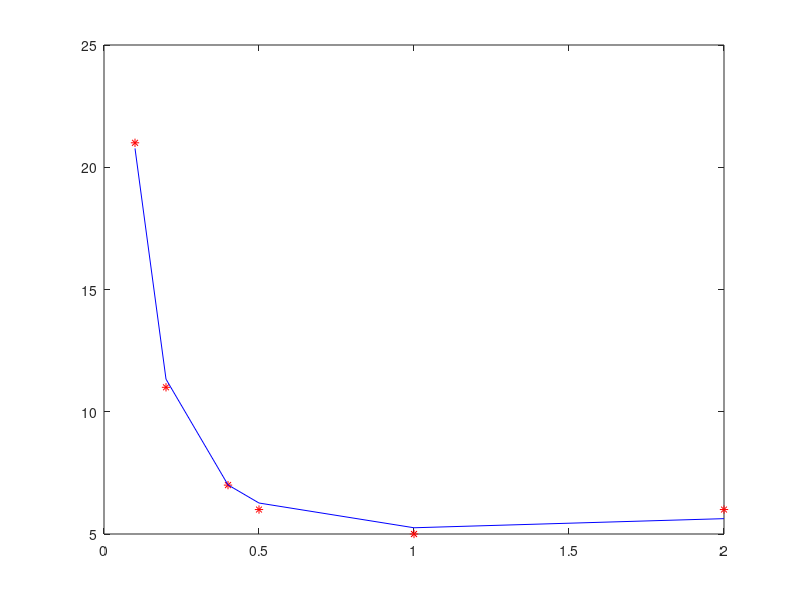

Recreate this plot in MATLAB.
clc;
clear;
X = [0.1, 0.2, 0.4, 0.5, 1, 2];
Y = [21, 11, 7, 6, 5, 6];
n = length(X);
M = [sum(X), sum(1./(sqrt(X))); sum(1./(sqrt(X))), sum(1./(X.^2))];
B = [sum(Y.*(sqrt(X))); sum(Y./X)];
L = inv(M)*B;
f = L(1)*sqrt(X)+L(2)*(1./X);
plot(X,Y,'r*',X,f,'b-');